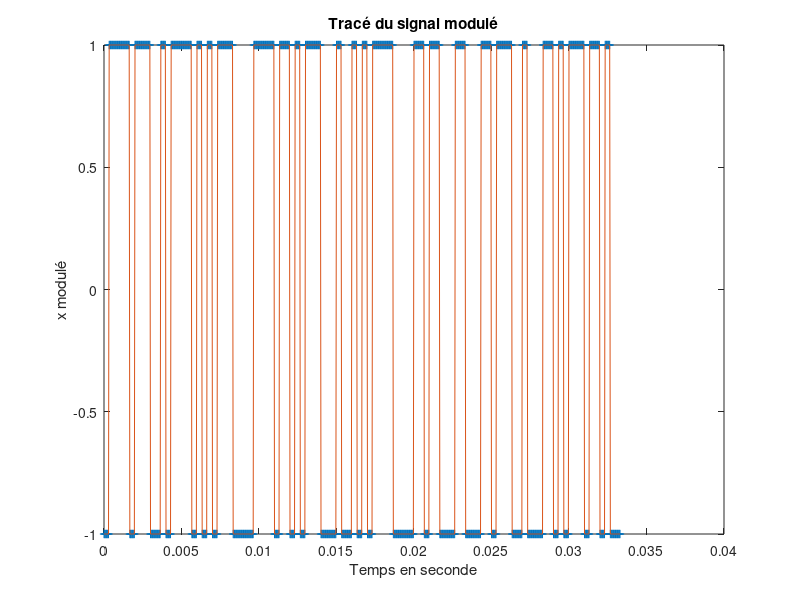
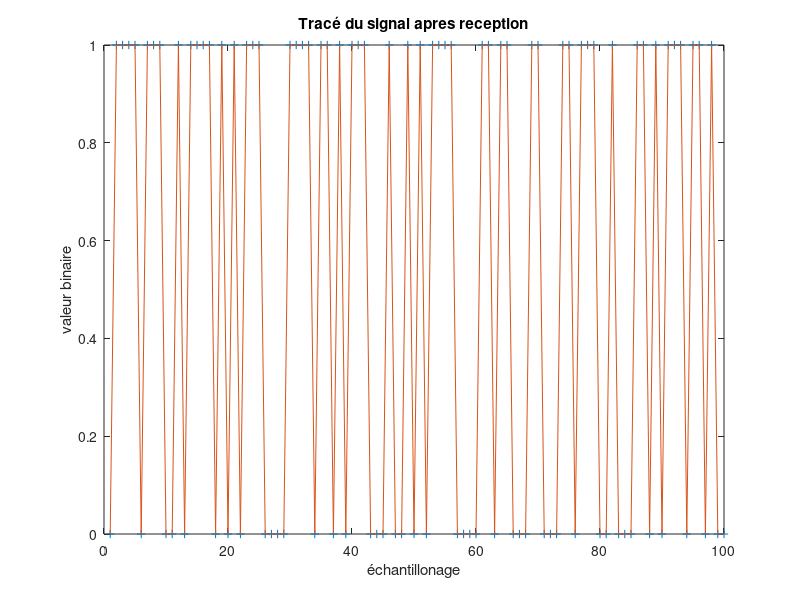
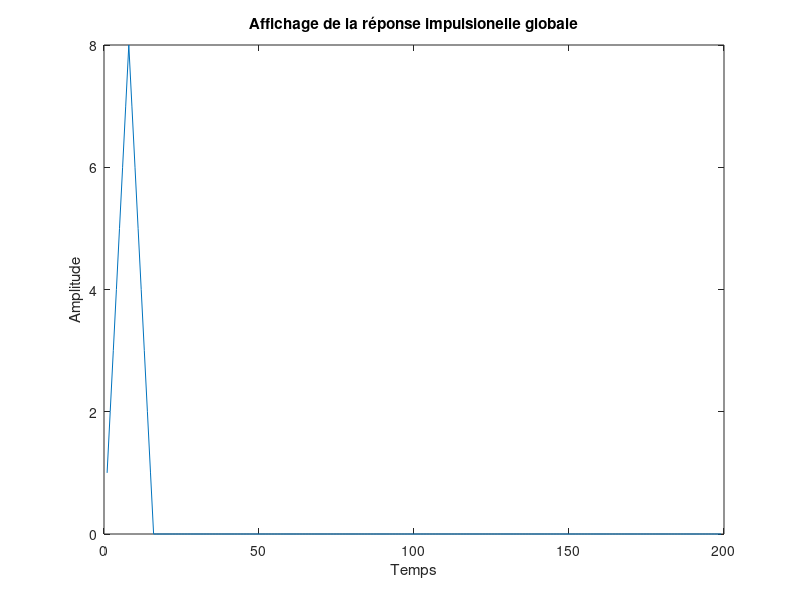
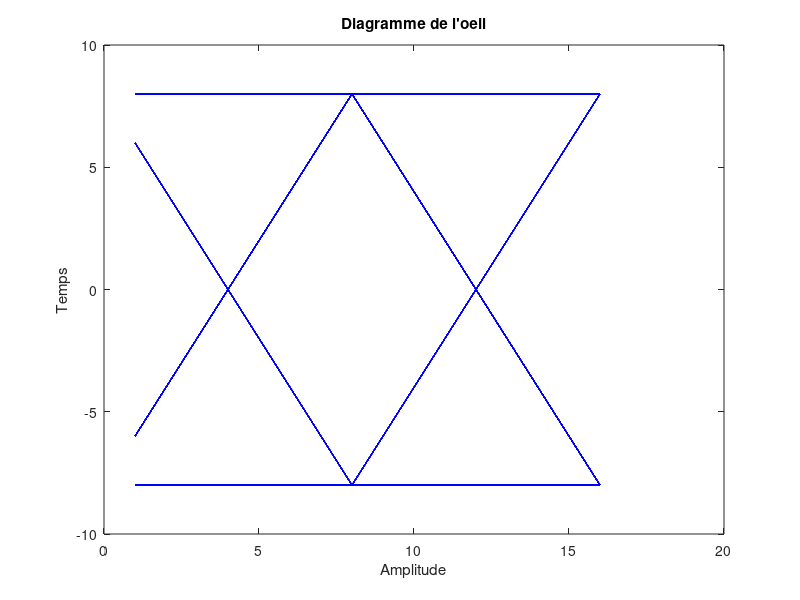

Here is the MATLAB script that generated these plots, in order:
clear all;
close all;

%% Variables
Fe = 24000; % Hz
Te = 1/Fe; % Période d'échantillonage
Rb = 3000; % Bits par seconde
Tb = 1/Rb; % Ici Tb = Ts
Ts = Tb; % Durée d'un symbole
Taille = 100; % Taille de l'échantillon binaire

%% Génération de bit

Ns = floor(Ts/Te); % Nombre d'échantillon pour un symbole
x = randi(0:1,[1,Taille]); % Echantillon binaire

%% Mapping

Mapping_binaire = 2*x - 1;

%% Sur échantillonage

Vecteur_Ns = zeros(1,Ns);
Vecteur_Ns(1) = 1;

x_SE = kron(Mapping_binaire,Vecteur_Ns); % Signal sur échantilloné

%% Filtre de mise en forme et de réception

Filtre = zeros(1,Taille); 
Filtre(:,1:Ns) = 1;

%% Signal en sortie du filtre de mie en forme 

x_filtre = filter(Filtre,1,x_SE);

% Affichage

Temps = (0:(Taille*Ns -1))*Te;

figure(1);
plot(Temps,x_filtre,'+');
hold on
plot(Temps,x_filtre);
hold off
ylabel("x modulé");
xlabel("Temps en seconde");
title("Tracé du signal modulé");

%% Signal en sortie du filtre de réception

x_recu = filter(Filtre,1,x_filtre);

%% Détection

x_Sous_Echant = x_recu(Ns:Ns:end);

x_apres_detection = x_Sous_Echant > 0;

%% Taux d'erreur binaire

TEB = sum(abs(x_apres_detection - x))/(length(x))

% Affichage

figure(2);
plot(x_apres_detection,'+');
hold on
plot(x_apres_detection);
hold off
ylabel("valeur binaire");
xlabel("échantillonage");
title("Tracé du signal apres reception");

%% Réponse impulsionelle globale

g = conv(Filtre,Filtre);

% Affichage

figure(3);
plot(g);
ylabel("Amplitude");
xlabel("Temps");
title("Affichage de la réponse impulsionelle globale")

%% Diagramme de l'oeil

figure(4);
plot(reshape(x_recu(2*Ns + 1:end),2*Ns ,[]),"blue");
xlabel("Amplitude");
ylabel("Temps");
title("Diagramme de l'oeil");










